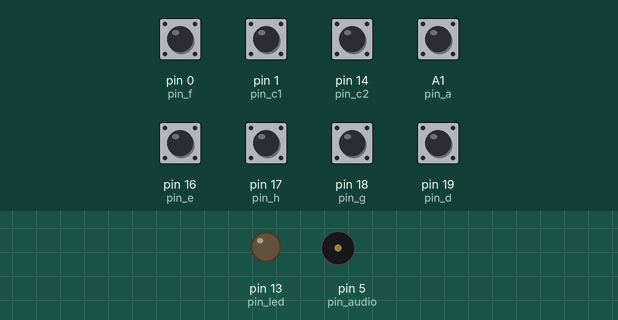
The sketch below on a simulated Arduino Nano, built with avr-gcc and run on an emulated ATmega328P. On the bench: output pins drawn as LEDs (lit = HIGH), buzzer (waves = sounding). Inputs (shaded band) come from the test bench; at power-on: A1 (pin_a), pin 0 (pin_f), pin 1 (pin_c1), pin 14 (pin_c2), pin 16 (pin_e), pin 17 (pin_h), pin 18 (pin_g), pin 19 (pin_d) HIGH.

Above: at 1.2 s.
1.3 s: pin 0 (pin_f) pulled LOW for 0.15 s
At 1.42 s:
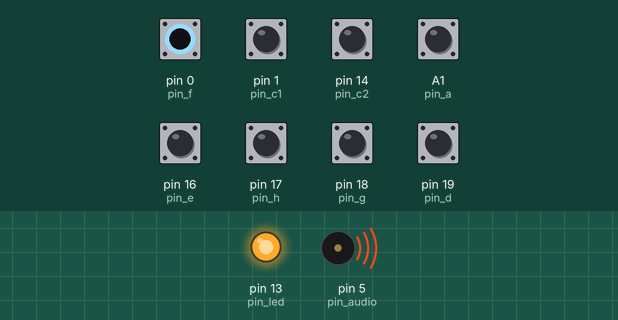
Timing chart, 0 to 4.3 s (numbered marks = the images above; inputs shaded):
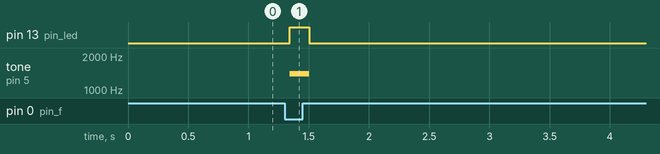

The sketch:

P13_TinySynthKeysToneBasic.ino
```cpp
#include <CapacitiveSensor.h>

#define NOTE_C4  262
#define NOTE_CS4 277
#define NOTE_D4  294
#define NOTE_DS4 311
#define NOTE_E4  330
#define NOTE_F4  349
#define NOTE_FS4 370
#define NOTE_G4  392
#define NOTE_GS4 415
#define NOTE_A4  440
#define NOTE_AS4 466
#define NOTE_B4  494
#define NOTE_C5  523

#define NOTE_C6  1047
#define NOTE_CS6 1109
#define NOTE_D6  1175
#define NOTE_DS6 1245
#define NOTE_E6  1319
#define NOTE_F6  1397
#define NOTE_FS6 1480
#define NOTE_G6  1568
#define NOTE_GS6 1661
#define NOTE_A6  1760
#define NOTE_AS6 1865
#define NOTE_B6  1976
#define NOTE_C7  2093


#define TR_C1 0
#define TR_D 1
#define TR_E 2
#define TR_F 3
#define TR_G 4
#define TR_A 5
#define TR_H 5
#define TR_C2 5


int pin_sig1 = 4;  //Variable des Typs int, für signal output-pin (SIG1)
int pin_c1 = 1; //Variable des Typs int, für input-pin für Note C1
int pin_f = 0;  //Variable des Typs int, für input-pin für Note D

int pin_sig2 = 3;//Variable des Typs int, für signal output-pin (SIG2)
int pin_d = 19;  //Variable des Typs int, für input-pin für Note D
int pin_g = 18; //Variable des Typs int, für input-pin für Note G
int pin_h = 17; //Variable des Typs int, für input-pin für Note A

int pin_sig3 = 2;//Variable des Typs int, für signal output-pin (SIG3)
int pin_e = 16; //Variable des Typs int, für input-pin für Note E
int pin_a = 15; //Variable des Typs int, für input-pin für Note A
int pin_c2 = 14; //Variable des Typs int, für input-pin für Note A

int pin_audio = 5; //Variable des Typs int, für Audio output
int pin_led = 13;  //Variable des Typs int, für LED output

int pin_poti1 = A1;
int pin_poti2 = A6;
int pin_poti3 = A7;

int durchlaeufe = 50;
int schwellwert1 = 150;
int schwellwert2 = 150;
int schwellwert3 = 150;
unsigned long timer = 0;
uint8_t duration = 15;

CapacitiveSensor   sensor_c1 = CapacitiveSensor(pin_sig1,pin_c1); //sensor Objekt der Klasse "CapacitiveSensor" (für C1)
CapacitiveSensor   sensor_f = CapacitiveSensor(pin_sig1,pin_f); //sensor Objekt der Klasse "CapacitiveSensor" (für F)

CapacitiveSensor   sensor_d = CapacitiveSensor(pin_sig2,pin_d); //sensor Objekt der Klasse "CapacitiveSensor" (für D)
CapacitiveSensor   sensor_g = CapacitiveSensor(pin_sig2,pin_g); //sensor Objekt der Klasse "CapacitiveSensor" (für G)
CapacitiveSensor   sensor_h = CapacitiveSensor(pin_sig2,pin_h); //sensor Objekt der Klasse "CapacitiveSensor" (für A)

CapacitiveSensor   sensor_e = CapacitiveSensor(pin_sig3,pin_e); //sensor Objekt der Klasse "CapacitiveSensor" (für E)
CapacitiveSensor   sensor_a = CapacitiveSensor(pin_sig3,pin_a); //sensor Objekt der Klasse "CapacitiveSensor" (für A)
CapacitiveSensor   sensor_c2 = CapacitiveSensor(pin_sig3,pin_c2); //sensor Objekt der Klasse "CapacitiveSensor" (für A)


int voiceBusy[3] = {-1,-1,-1};  //-1 = free,

struct triggernote{
  long sensorwert = 0;
  int pin_no;
  int voice = -1; //-1 = not triggered
}

triggernote[8];

void setup()
{
   //Serial.begin(115200);  //Serielle Kommunikation zwischen Arduino und Computer herstellen (Geschwindigkeit: 115200 BAUD)
   pinMode(pin_sig1, OUTPUT);
   pinMode(pin_sig2, OUTPUT);
   pinMode(pin_sig3, OUTPUT);
   pinMode(pin_led, OUTPUT);

}


void loop()
{
  bool gedrueckt = false;

  if(millis() >= timer + duration){
    timer = millis() + duration;

    triggernote[0].sensorwert =  sensor_c1.capacitiveSensor(durchlaeufe);  //sensorwert gespeichert, der von der Funktion "capacitiveSensor" des Objekts "sensor" ausgegeben wird
    triggernote[1].sensorwert =  sensor_d.capacitiveSensor(durchlaeufe);  //sensorwert gespeichert, der von der Funktion "capacitiveSensor" des Objekts "sensor" ausgegeben wird
    triggernote[2].sensorwert =  sensor_e.capacitiveSensor(durchlaeufe);  //sensorwert gespeichert, der von der Funktion "capacitiveSensor" des Objekts "sensor" ausgegeben wird
    triggernote[3].sensorwert =  sensor_f.capacitiveSensor(durchlaeufe);  //sensorwert gespeichert, der von der Funktion "capacitiveSensor" des Objekts "sensor" ausgegeben wird
    triggernote[4].sensorwert =  sensor_g.capacitiveSensor(durchlaeufe);  //sensorwert gespeichert, der von der Funktion "capacitiveSensor" des Objekts "sensor" ausgegeben wird
    triggernote[5].sensorwert =  sensor_a.capacitiveSensor(durchlaeufe);  //sensorwert gespeichert, der von der Funktion "capacitiveSensor" des Objekts "sensor" ausgegeben wird
    triggernote[6].sensorwert =  sensor_h.capacitiveSensor(durchlaeufe);  //sensorwert gespeichert, der von der Funktion "capacitiveSensor" des Objekts "sensor" ausgegeben wird
    triggernote[7].sensorwert =  sensor_c2.capacitiveSensor(durchlaeufe);  //sensorwert gespeichert, der von der Funktion "capacitiveSensor" des Objekts "sensor" ausgegeben wird

    if(triggernote[0].sensorwert >= schwellwert1){
      tone(pin_audio, NOTE_C6);
      gedrueckt = true;
    }

    if(triggernote[1].sensorwert >= schwellwert2){
      tone(pin_audio, NOTE_D6);
      gedrueckt = true;
    }

     if(triggernote[3].sensorwert >= schwellwert1){
      tone(pin_audio, NOTE_F6);
      gedrueckt = true;
    }

    if(triggernote[2].sensorwert >= schwellwert3){
      tone(pin_audio, NOTE_E6);
      gedrueckt = true;
    }

    if(triggernote[4].sensorwert >= schwellwert2){
      tone(pin_audio, NOTE_G6);
      gedrueckt = true;
    }

    if(triggernote[5].sensorwert >= schwellwert3){
      tone(pin_audio, NOTE_A6);
      gedrueckt = true;
    }
    if(triggernote[6].sensorwert >= schwellwert2){
      tone(pin_audio, NOTE_B6);
      gedrueckt = true;
    }

    if(triggernote[7].sensorwert >= schwellwert3){
      tone(pin_audio, NOTE_C7);
      gedrueckt = true;
    }

    if(!gedrueckt){ //stop wenn nichts gedrückt
      noTone(pin_audio);
      digitalWrite(pin_led, LOW);
    }else{
      digitalWrite(pin_led, HIGH);
    }
  }
}
```

Measured:
- after the input at 1.3 s, pin 13 (pin_led): LOW → HIGH at once, → LOW 0.16 s later; tone on pin 5 (pin_audio): silent → 1397 Hz at once, → silent 0.16 s later
